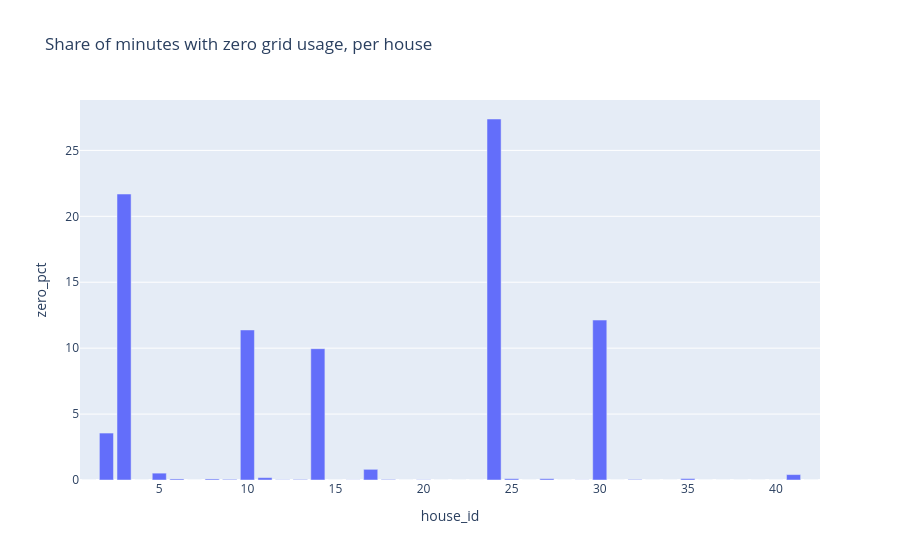

This figure's notebook cell:
### Code cell
import plotly.express as px

px.bar(quality, x="house_id", y="zero_pct",
       title="Share of minutes with zero grid usage, per house")

### Figure 1 — Plotly figure (JSON) as saved in the notebook; plotly's stock layout.template omitted (floating-point values rounded to 4 significant figures)
{"data": [{"hovertemplate": "house_id=%{x}<br>zero_pct=%{y}<extra></extra>", "legendgroup": "", "marker": {"color": "#636efa", "pattern": {"shape": ""}}, "name": "", "orientation": "v", "showlegend": false, "textposition": "auto", "type": "bar", "x": [1, 2, 3, 4, 5, 6, 7, 8, 9, 10, 11, 12, 13, 14, 15, 16, 17, 18, 19, 20, 21, 22, 23, 24, 25, 26, 27, 28, 29, 30, 31, 32, 33, 34, 35, 36, 37, 38, 39, 40, 41, 42], "xaxis": "x", "y": [0.0, 3.56, 21.69, 0.0, 0.52, 0.08, 0.0, 0.08, 0.05, 11.38, 0.18, 0.02, 0.04, 9.96, 0.0, 0.01, 0.81, 0.04, 0.0, 0.02, 0.0, 0.0, 0.0, 27.38, 0.1, 0.0, 0.1, 0.0, 0.01, 12.13, 0.0, 0.04, 0.0, 0.0, 0.11, 0.0, 0.0, 0.0, 0.0, 0.0, 0.41, 0.0], "yaxis": "y"}], "layout": {"barmode": "relative", "legend": {"tracegroupgap": 0}, "title": {"text": "Share of minutes with zero grid usage, per house"}, "xaxis": {"anchor": "y", "domain": [0, 1], "title": {"text": "house_id"}}, "yaxis": {"anchor": "x", "domain": [0, 1], "title": {"text": "zero_pct"}}}}
